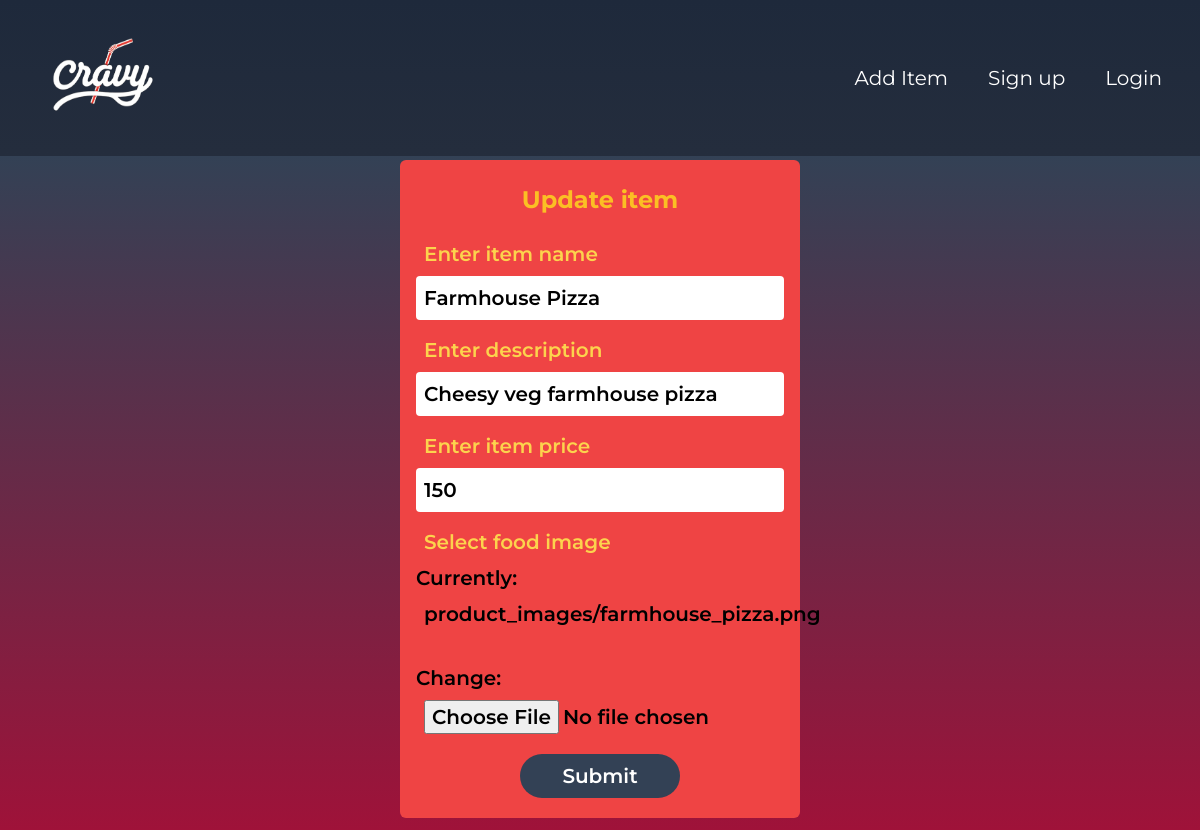
Page /item/update_item/1 on the committed database.
### food/models.py (models this page shows, shortened)
class Item(models.Model):
    name = models.CharField(max_length= 255)
    description = models.CharField(max_length= 255)
    price = models.IntegerField()
    image = models.ImageField(upload_to = 'product_images/', null= True)
    posted_by = models.ForeignKey(User, on_delete = models.CASCADE, default=1)

### food/views.py (the view, shortened to what this page needs)
# urls.py: path('item/update_item/<int:id>', views.update_item, name='update_item'),
def update_item( request, id):
    item = Item.objects.get( id = id)
    if request.method == 'GET':
        form = AddItemForm( instance = item)
        context ={
            'form':form,
            'item':item,
            'update': True,
        }
        return render(request, 'add_item.html',context)

### food/forms.py
class AddItemForm( forms.ModelForm):
    class Meta:
        model = Item
        fields = ['name','description','price','image']

### food/templates/add_item.html (shortened to what this page needs)
{% extends 'master.html' %}
{% block content %}
    <form method="post" class="flex flex-col justify-center bg-red-500 mb-2 p-4 mx-auto  w-1/3 text-xl text-black font-semibold
            [&>*]:p-2  rounded-md [&>input]:rounded" action="{% url 'food:add_item' %}"
            enctype="multipart/form-data">
        <h3 class="text-amber-400 font-bold text-2xl text-center">
            {{ update|default:False|yesno:'Update item,Add Item'}}</h3>
        <label class="text-amber-300 mt-2" for="{{form.name.id_for_label}}"> Enter item name </label>
        {{ form.name }}
        <label class="text-amber-300 mt-2" for="{{form.description.id_for_label}}"> Enter description </label>
        {{form.description}}
        <label class="text-amber-300 mt-2" for="{{form.price.id_for_label}}"> Enter item price</label>
        {{form.price}}
        <label class="text-amber-300 mt-2" for="{{form.image.id_for_label}}"> Select food image</label>
        {{form.image}}
        <button type="submit" class="flex-none min-w-40 mt-3 mb-1 p-2 mx-auto  text-white bg-slate-700
                        transition delay-60 hover:scale-105 hover:-translate-y-1 hover:bg-slate-900 hover:text-white  rounded-full" >
             Submit
        </button>
    </form>
{% endblock %}

### food/templates/master.html (style rules this page uses)
body { font-family: "Montserrat", sans-serif; }

### rows in the picture
Item: name "Farmhouse Pizza", description "Cheesy veg farmhouse pizza", price "150"

### other values in the picture
{{ update|default:False|yesno:'Update item,Add Item' }} "Update item"
